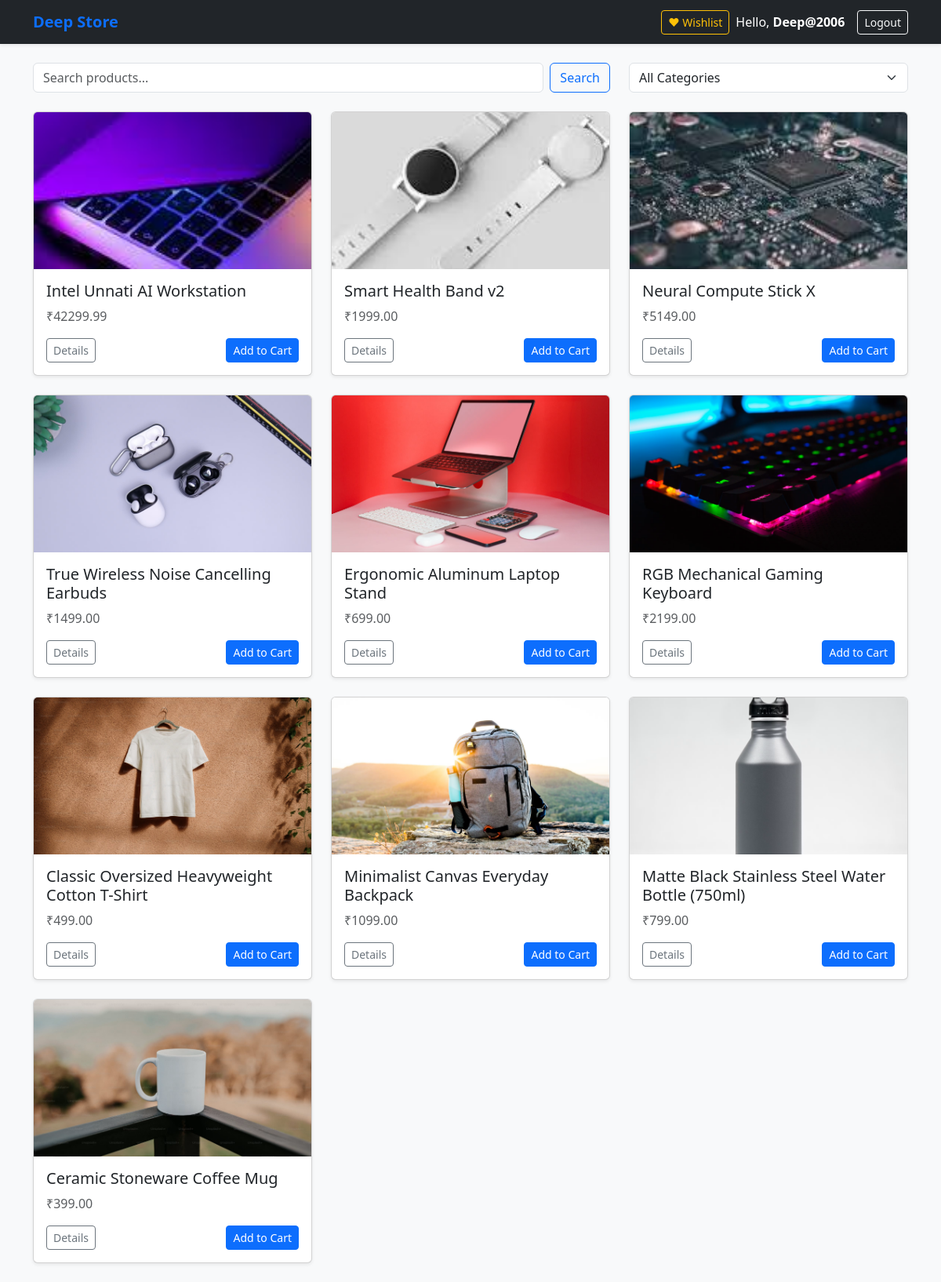
Screenshot of / (signed in) with the database file from the repository.
### shop/models.py (models this page shows, shortened)
class Product(models.Model):
    category = models.ForeignKey(Category, on_delete=models.CASCADE, related_name='products')
    name = models.CharField(max_length=200)
    slug = models.SlugField(max_length=200, unique=True)
    description = models.TextField()
    price = models.DecimalField(max_digits=10, decimal_places=2)
    stock = models.IntegerField(default=0)
    image = models.ImageField(upload_to='products/', blank=True, null=True)
    is_available = models.BooleanField(default=True)
    created_at = models.DateTimeField(auto_now_add=True)
    updated_at = models.DateTimeField(auto_now=True)

### shop/views.py (the view)
# urls.py: path('', views.product_list, name='home'),
def product_list(request):
    query = request.GET.get('q', '')
    category_slug = request.GET.get('category', '')
    products = Product.objects.filter(is_available=True)
    categories = Category.objects.all()
    if category_slug:
        products = products.filter(category__slug=category_slug)
    if query:
        products = products.filter(
            Q(name__icontains=query) | Q(description__icontains=query)
        )
    context = {
        'products': products,
        'categories': categories,
        'query': query,
        'selected_category': category_slug,
    }
    return render(request, 'shop/product_list.html', context)

### shop/templates/shop/product_list.html (shortened to what this page needs)
{% extends 'shop/base.html' %}
{% block content %}
<div class="row mb-4">
    <div class="col-md-8">
        <form method="GET" class="d-flex">
            <input type="text" name="q" class="form-control me-2" placeholder="Search products..." value="{{ query }}">
            <button class="btn btn-outline-primary" type="submit">Search</button>
        </form>
    </div>
    <div class="col-md-4">
        <select class="form-select" onchange="location = this.value;">
            <option value="{% url 'home' %}">All Categories</option>
        </select>
    </div>
</div>
<div class="row">
    {% for product in products %}
    <div class="col-md-4 mb-4">
        <div class="card h-100 shadow-sm">
            {% if product.image %}
                <img src="{{ product.image.url }}" class="card-img-top" style="height: 200px; object-fit: cover;">
            {% else %}
                <div class="bg-secondary text-white text-center py-5">No Image Available</div>
            {% endif %}
            <div class="card-body">
                <h5 class="card-title">{{ product.name }}</h5>
                <p class="card-text text-muted">₹{{ product.price }}</p>
                <a href="{% url 'product_detail' product.slug %}" class="btn btn-outline-secondary btn-sm">Details</a>
                <a href="{% url 'add_to_cart' product.id %}" class="btn btn-primary btn-sm float-end">Add to Cart</a>
            </div>
        </div>
    </div>
    {% empty %}
    <div class="col-12"><p class="alert alert-warning">No products found.</p></div>
    {% endfor %}
</div>
{% endblock %}

### shop/templates/shop/base.html (shortened to what this page needs)
<!DOCTYPE html>
<html lang="en">
<head>
    <link href="https://cdn.jsdelivr.net/npm/bootstrap@5.3.0/dist/css/bootstrap.min.css" rel="stylesheet">
</head>
<body class="bg-light">
    <nav class="navbar navbar-expand-lg navbar-dark bg-dark shadow-sm">
      <div class="container">
        <a class="navbar-brand fw-bold text-primary" href="{% url 'home' %}">Deep Store</a>
        <div class="d-flex align-items-center">
          {% if user.is_authenticated %}
            <a href="{% url 'wishlist' %}" class="btn btn-outline-warning btn-sm me-2">♥ Wishlist</a>
            <span class="navbar-text me-3 text-white">Hello, <strong>{{ user.username }}</strong></span>
            <a href="{% url 'logout' %}" class="btn btn-outline-light btn-sm">Logout</a>
          {% else %}
            <a href="{% url 'login' %}" class="btn btn-outline-light btn-sm me-2">Login</a>
            <a href="{% url 'register' %}" class="btn btn-primary btn-sm">Register</a>
          {% endif %}
        </div>
      </div>
    </nav>
    <div class="container mt-4">
        {% block content %}{% endblock %}
    </div>
</body>
</html>

### rows the page displays
Product: image (picture), name "Intel Unnati AI Workstation", price "42299.99"
Product: image (picture), name "Smart Health Band v2", price "1999.00"
Product: image (picture), name "Neural Compute Stick X", price "5149.00"
Product: image (picture), name "True Wireless Noise Cancelling Earbuds", price "1499.00"
Product: image (picture), name "Ergonomic Aluminum Laptop Stand", price "699.00"
Product: image (picture), name "RGB Mechanical Gaming Keyboard", price "2199.00"
Product: image (picture), name "Classic Oversized Heavyweight Cotton T-Shirt", price "499.00"
Product: image (picture), name "Minimalist Canvas Everyday Backpack", price "1099.00"
Product: image (picture), name "Matte Black Stainless Steel Water Bottle (750ml)", price "799.00"
Product: image (picture), name "Ceramic Stoneware Coffee Mug", price "399.00"

### other values shown
{{ user.username }} "Deep@2006"
